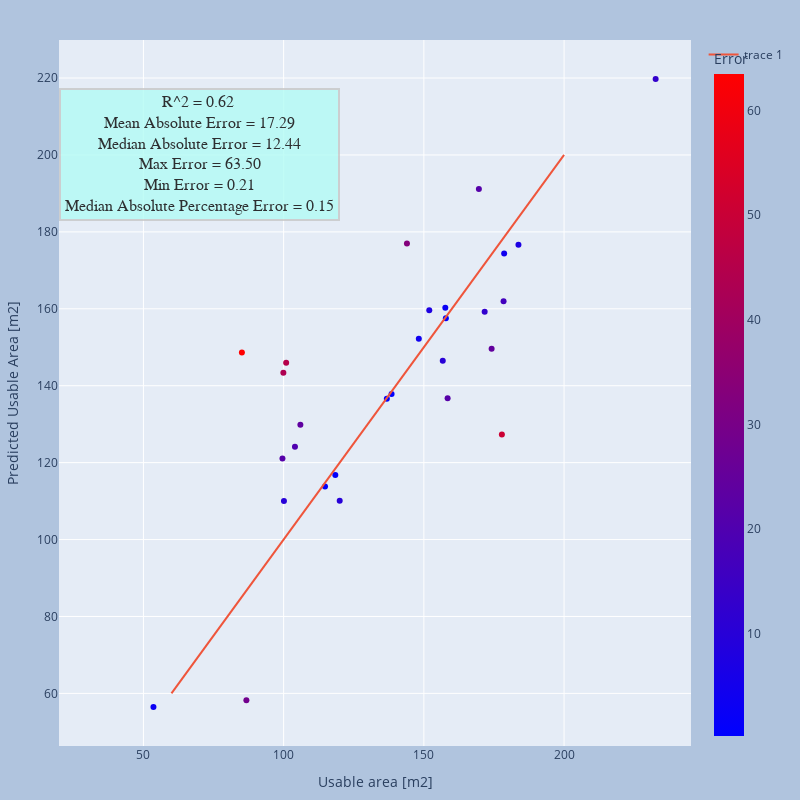

Notebook code for this chart:
### Markdown cell above
#### Dataset with known norms

### Code cell
used_ds = df2
X_test = used_ds[used_cols].to_numpy()
Y_test = used_ds["Usable area [m2]"]
X_test = scaler.transform(X_test)
test_features = Variable(torch.from_numpy(X_test))
test_labels = Variable(torch.from_numpy(Y_test.to_numpy()).double())
# Model evaluation
with torch.no_grad():
        # set the model in evaluation mode
        model.eval()
        Y_pred = model(test_features).numpy().reshape(-1)
        df_pred = pd.DataFrame(Y_pred, columns=["Predicted Usable Area [m2]"])
        df_test_viz = used_ds.join(df_pred)
    
df_test_viz["Error"] = np.abs(df_test_viz["Usable area [m2]"] - df_test_viz["Predicted Usable Area [m2]"])

df_3 = df_test_viz.copy()

plot_df_summary(df_test_viz)

### Figure 1 — Plotly figure (JSON) as saved in the notebook; plotly's stock layout.template omitted (floating-point values rounded to 4 significant figures)
{"data": [{"customdata": [[1, 2], [3, 2], [4, 2], [5, 2], [6, 2], [7, 1], [8, 2], [9, 2], [10, 2], [11, 2], [12, 2], [13, 2], [14, 2], [15, 2], [16, 2], [17, 2], [18, 1], [19, 2], [20, 2], [21, 2], [22, 1], [23, 2], [25, 2], [26, 2], [27, 1], [28, 2], [29, 2], [30, 1], [31, 2]], "hovertemplate": "Usable area [m2]=%{x}<br>Predicted Usable Area [m2]=%{y}<br>No.=%{customdata[0]}<br>Number of stories=%{customdata[1]}<br>Error=%{marker.color}<extra></extra>", "legendgroup": "", "marker": {"color": [33.01, 0.3081, 23.89, 3.985, 21.72, 2.897, 0.2057, 20.1, 12.44, 50.53, 9.922, 16.49, 2.63, 7.703, 28.5, 10.22, 45.09, 0.6125, 12.91, 21.51, 21.52, 4.237, 24.58, 0.9334, 63.5, 1.657, 9.929, 43.45, 7.052], "coloraxis": "coloraxis", "symbol": "circle"}, "mode": "markers", "name": "", "orientation": "v", "showlegend": false, "type": "scatter", "x": [144.0, 157.8, 106.0, 148.2, 158.5, 53.58, 136.8, 104.0, 171.7, 177.8, 120.0, 178.4, 157.7, 151.9, 86.72, 156.7, 100.9, 138.5, 232.7, 169.6, 99.58, 178.6, 174.2, 114.8, 85.12, 118.4, 100.1, 99.9, 183.7], "xaxis": "x", "y": [177.0, 157.5, 129.9, 152.2, 136.8, 56.48, 136.6, 124.1, 159.2, 127.3, 110.1, 161.9, 160.3, 159.6, 58.22, 146.5, 146.0, 137.9, 219.7, 191.1, 121.1, 174.4, 149.6, 113.8, 148.6, 116.8, 110.0, 143.3, 176.7], "yaxis": "y"}, {"type": "scatter", "x": [60, 65, 70, 75, 80, 85, 90, 95, 100, 105, 110, 115, 120, 125, 130, 135, 140, 145, 150, 155, 160, 165, 170, 175, 180, 185, 190, 195, 200], "y": [60, 65, 70, 75, 80, 85, 90, 95, 100, 105, 110, 115, 120, 125, 130, 135, 140, 145, 150, 155, 160, 165, 170, 175, 180, 185, 190, 195, 200]}], "layout": {"annotations": [{"align": "center", "bgcolor": "#B3FCF5", "bordercolor": "#c7c7c7", "borderpad": 4, "borderwidth": 2, "font": {"color": "#000000", "family": "Serif", "size": 16}, "opacity": 0.8, "showarrow": false, "text": "R^2 = 0.62 <br>Mean Absolute Error = 17.29<br>Median Absolute Error = 12.44<br>Max Error = 63.50<br>Min Error = 0.21<br>Median Absolute Percentage Error = 0.15", "x": 70, "y": 200}], "coloraxis": {"colorbar": {"title": {"text": "Error"}}, "colorscale": [[0, "rgb(0,0,255)"], [1, "rgb(255,0,0)"]]}, "height": 800, "legend": {"tracegroupgap": 0}, "margin": {"b": 20, "l": 20, "r": 20, "t": 40}, "paper_bgcolor": "LightSteelBlue", "width": 800, "xaxis": {"anchor": "y", "domain": [0, 1], "title": {"text": "Usable area [m2]"}}, "yaxis": {"anchor": "x", "domain": [0, 1], "title": {"text": "Predicted Usable Area [m2]"}}}}
